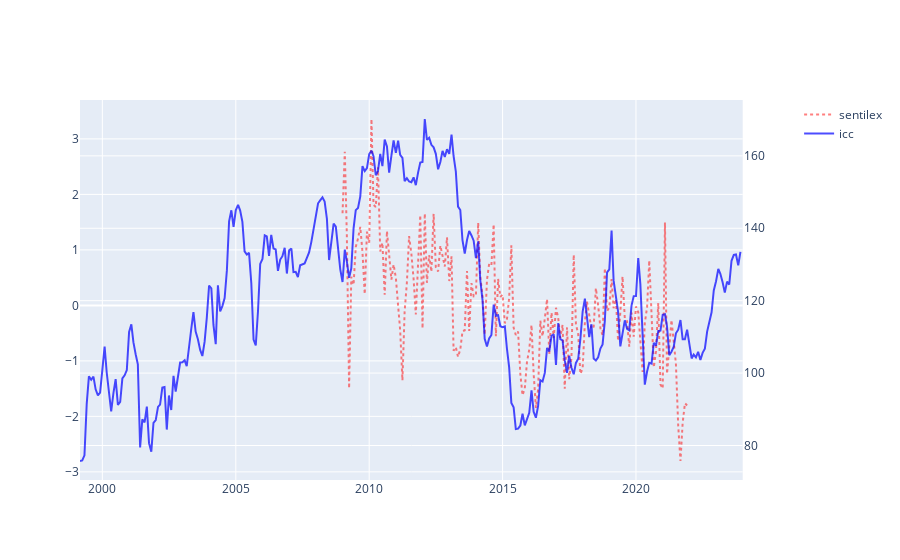

Notebook source saved alongside this figure:
### Code cell
X_1 = strategies_filt[f'date_time_{time_config.day_month}']
Y_1 = strategies_filt['normalized_sentiment_agg_carosia_by_month_with_sentilex']
X_2 = indice_confianca_mensal['date_time_month']
Y_2 = indice_confianca_mensal['icc']
# Create figure with secondary y-axis
fig = make_subplots(specs=[[{"secondary_y": True}]])
# Add traces
fig.add_trace(go.Scatter(x=X_1, y=Y_1, 
                         name='sentilex',
                         line = dict(color = 'red', dash='dot'), 
                         opacity = 0.5),
                         secondary_y=False)
fig.add_trace(go.Scatter(x=X_2, y=Y_2, 
                         name="icc",  
                         line = dict(color = 'blue'),
                         opacity = 0.7),
                         secondary_y=True)

### Figure 1 — Plotly figure (JSON) as saved in the notebook; plotly's stock layout.template omitted (floating-point values rounded to 4 significant figures; data arrays with more than 128 entries replaced by an {"elided": "..."} marker saying what was removed)
{"data": [{"line": {"color": "red", "dash": "dot"}, "name": "sentilex", "opacity": 0.5, "type": "scatter", "x": {"elided": "156 str values"}, "xaxis": "x", "y": {"elided": "156 float values"}, "yaxis": "y"}, {"line": {"color": "blue"}, "name": "icc", "opacity": 0.7, "type": "scatter", "x": {"elided": "299 str values"}, "xaxis": "x", "y": {"elided": "299 float values"}, "yaxis": "y2"}], "layout": {"autosize": true, "xaxis": {"anchor": "y", "autorange": true, "domain": [0, 0.94], "range": ["1999-03-01", "2024-01-01"], "type": "date"}, "yaxis": {"anchor": "x", "autorange": true, "domain": [0, 1], "range": [-3.146, 3.701], "type": "linear"}, "yaxis2": {"anchor": "x", "autorange": true, "overlaying": "y", "range": [70.47, 175.4], "side": "right", "type": "linear"}}}
